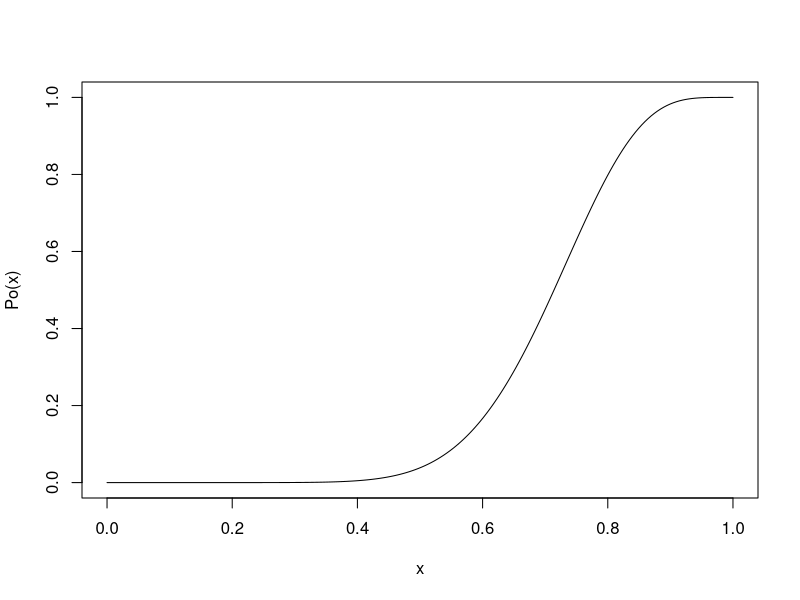
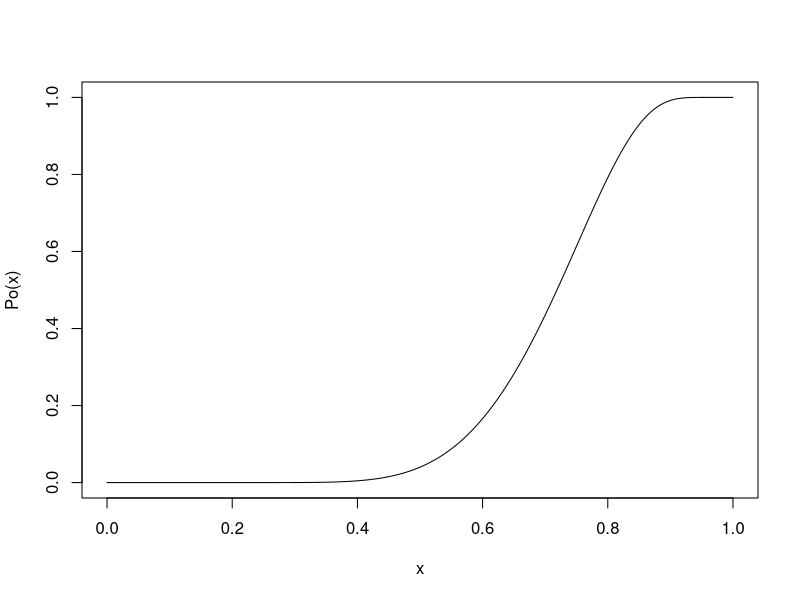

The R script that drew these images, in order:
## ---- chunk 1
muestras <- data.frame(indice = c(),
                   muestra1 = c(),
                   muestra2 = c())
## ---- chunk 2
restasMuestra <- ifelse(muestras$muestra1-muestras$muestra2<0,1,0)
estadK <- sum(restasMuestra)

# Aproximación normal
pnorm(estadK,nrow(muestras),0.5) # p-value. Valores grandes de K quiere decir que el + es más probable.
## ---- chunk 3
# para este caso con una muestra de 16 y significancia alfa mostramos todos los valores de la función de "supervivencia"
n <- 16
alfa <- 0.05
round(pbinom(-0.01:n,n,0.5,lower.tail = F),6)  # empiezo de negativo porque lower.tail=F da P(X>x)
## ---- chunk 4
k <- 12 #utilizamos la k encontrada anteriormente
n <- 16
Po <- function(th,n=16){pbinom(k-1,n,th,lower.tail = F)}
Po <- Vectorize(Po)
curve(Po,from = 0, to = 1,n=200)
## ---- chunk 5
k <- 12 #utilizamos la k encontrada anteriormente
n <- 16
Po <- function(th,n=16){pnorm((k-n*th-.5)/sqrt(n*th*(1-th)),lower.tail = F)}
Po <- Vectorize(Po)
curve(Po,from = 0, to = 1,n=200)

